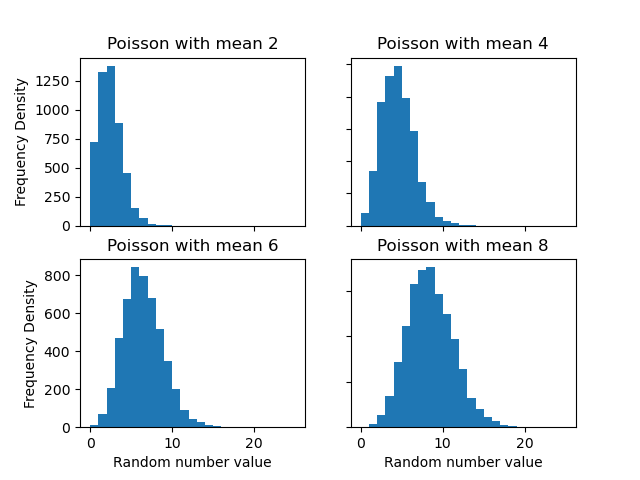

Write the Python code that produced this figure.
from numpy import random, zeros
import matplotlib.pyplot as plt


def poissonsetgen(total: int, bins: int, mean: float):
    m = zeros(bins, int)
    n1 = random.poisson(mean, total)
    n = [x for x in n1 if x < bins]
#   a = mean / bins
    for i in n:
        #        k = int(i * a)
        m[i] = m[i] + 1
    datarange = [x for x in range(bins)]
    return m, datarange


if __name__ == '__main__':
    x = []
    for i in [2, 4, 6, 8]:
        x.append(poissonsetgen(5000, 25, i))

    fig, axs = plt.subplots(2, 2)
    axs[0, 0].bar(x[0][1], x[0][0], width=1, align='edge')
    axs[0, 0].set_title('Poisson with mean 2')
    axs[0, 1].bar(x[1][1], x[1][0], width=1, align='edge')
    axs[0, 1].set_title('Poisson with mean 4')
    axs[1, 0].bar(x[2][1], x[2][0], width=1, align='edge')
    axs[1, 0].set_title('Poisson with mean 6')
    axs[1, 1].bar(x[3][1], x[3][0], width=1, align='edge')
    axs[1, 1].set_title('Poisson with mean 8')
    for ax in axs.flat:
        ax.set(xlabel='Random number value', ylabel='Frequency Density')

    for ax in axs.flat:
        ax.label_outer()

    plt.savefig('./q5_9.png')
